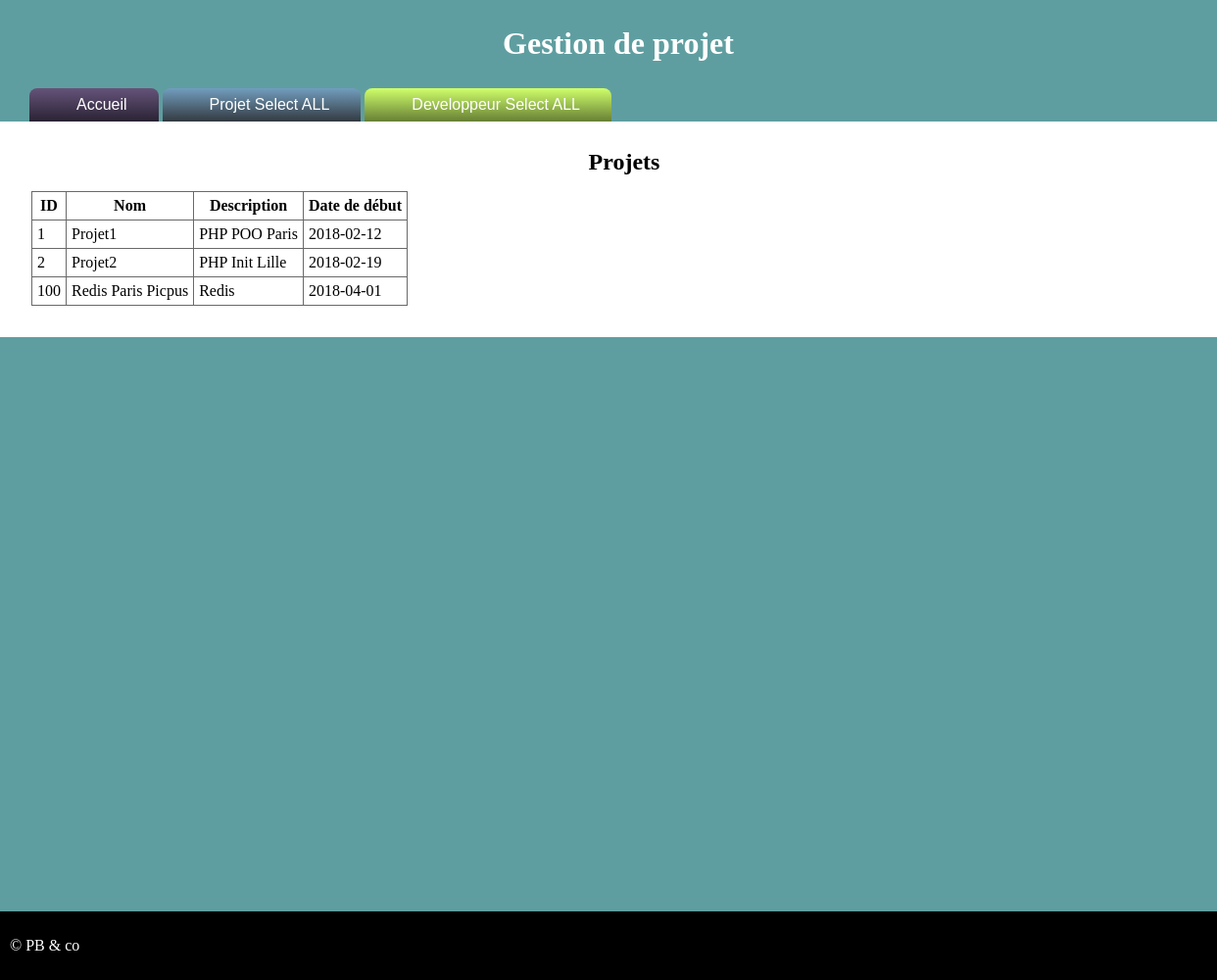
The app's page /controls/MainControl.php?action=ProjetSelectAll with its own data.
### tables this page shows
CREATE TABLE Projet (
  idProjet int(11) NOT NULL,
  nomProjet varchar(50) NOT NULL,
  dateDebut date NOT NULL,
  description varchar(400) NOT NULL
);

### daos/ProjetDAO.php (called while the page is built, shortened)
<?php
require_once '../entities/Projet.php';
class ProjetDAO {
    private $pdo;
    public function __construct(PDO $pdo) {
        $this->pdo = $pdo;
    }
    public function selectAll() {
        $liste = array();
        try {
            $sql = 'SELECT * FROM GestionProjet.Projet';
            $lrs = $this->pdo->query($sql);
            $lrs->setFetchMode(PDO::FETCH_ASSOC);
            while ($enr = $lrs->fetch()) {
                $objet = new Projet();
                $objet->setIdProjet($enr['idProjet']);
                $objet->setNomProjet($enr['nomProjet']);
                $objet->setDateDebut($enr['dateDebut']);
                $objet->setDescription($enr['description']);
                $liste[] = $objet;
            }
        } catch (PDOException $e) {
            $objet = null;
            $liste[] = $objet;
        }
        return $liste;
    }
}
?>

### entities/Projet.php (called while the page is built)
<?php
class Projet {
    private $idProjet;
    private $nomProjet;
    private $dateDebut;
    private $description;
    function __construct($idProjet = "", $nomProjet = "", $dateDebut = "", $description = "") {
        $this->idProjet = $idProjet;
        $this->nomProjet = $nomProjet;
        $this->dateDebut = $dateDebut;
        $this->description = $description;
    }
    public function setIdProjet($idProjet) {
        $this->idProjet = $idProjet;
    }
    public function setNomProjet($nomProjet) {
        $this->nomProjet = $nomProjet;
    }
    public function setDateDebut($dateDebut) {
        $this->dateDebut = $dateDebut;
    }
    public function setDescription($description) {
        $this->description = $description;
    }
    public function getIdProjet() {
        return $this->idProjet;
    }
    public function getNomProjet() {
        return $this->nomProjet;
    }
    public function getDateDebut() {
        return $this->dateDebut;
    }
    public function getDescription() {
        return $this->description;
    }
}
?>

### controls/MainControl.php (the view, shortened to what this page needs)
<?php
require_once '../daos/ProjetDAO.php';
require_once '../entities/Projet.php';
$pdo = Connexion::seConnecter("../conf/bd.ini");
$action = filter_input(INPUT_GET, "action");
switch ($action) {
    case "ProjetSelectAll":
        $lsContenu = "";
        $projetDAO = new ProjetDAO($pdo);
        $tLines = $projetDAO->selectAll($pdo);
        foreach ($tLines as $line) {
            $lsContenu .= "<tr>\n";
            $lsContenu .= "<td class='borde'>" . $line->getIdProjet() . "</td>\n";
            $lsContenu .= "<td class='borde'>" . $line->getNomProjet() . "</td>\n";
            $lsContenu .= "<td class='borde'>" . $line->getDescription() . "</td>\n";
            $lsContenu .= "<td class='borde'>" . $line->getDateDebut() . "</td>\n";
            $lsContenu .= "</tr>\n";
        }
        include '../boundaries/ProjetSelectAllIHM.php';
        break;
}
?>

### boundaries/ProjetSelectAllIHM.php (shortened to what this page needs)
<!DOCTYPE html>
<html>
    <head>
        <link rel="stylesheet" type="text/css" href="../css/main.css">
        <link rel="stylesheet" type="text/css" href="../css/nav.css">
    </head>
    <body>
        <header id="header">
            <?php
            include 'partials/Header.php';
            ?>
        </header>
        <nav id="nav">
            <?php
            include 'partials/Nav.php';
            ?>
        </nav>
        <article id="article">
            <h1>Projets</h1>
            <table>
                <thead>
                    <tr>
                        <th class='borde'>ID</th>
                        <th class='borde'>Nom</th>
                        <th class='borde'>Description</th>
                        <th class='borde'>Date de début</th>
                    </tr>
                </thead>
                <tbody>
                    <?php
                    echo $lsContenu;
                    ?>
                </tbody>
            </table>
        </article>
        <footer id="js-footer" class="footer">
            <?php
            include 'partials/Footer.php';
            ?>
        </footer>
    </body>
</html>

### boundaries/partials/Header.php (shortened to what this page needs)
<h1>Gestion de projet</h1>

### boundaries/partials/Nav.php (shortened to what this page needs)
<ul id="menu-demo2">
    <li><a href="../controls/MainControl.php">Accueil</a></li>
    <li><a href="../controls/MainControl.php?action=ProjetSelectAll" >Projet Select ALL</a>
    </li>
    <li><a href="../controls/DeveloppeurControl.php?action=DeveloppeurSelectAll" >Developpeur Select ALL</a>
    </li>
</ul>

### boundaries/partials/Footer.php (shortened to what this page needs)
&copy; PB & co

### css/main.css (style rules this page uses)
* { margin: 0px; padding: 0px; }
html { width: 100%; margin: 0px; padding: 0px; background: fuchsia; }
body { width: 100%; height: 1000px; background-color: cadetblue; }
#header { height: 70px; width: 100%; background: cadetblue; color: white; padding: 10px; }
.footer { background: black; color: white; height: 50px; line-height: 50px; width: 100%; padding: 10px; position: fixed; bottom:0; }
#article { width: 100%; background: white; padding: 1em; overflow: auto; }
ul li { list-style-type: none; padding-left: 1em; }
h1 { margin: 0.5em; text-align: center; }
table { border-collapse: collapse; margin: 1em; }
caption, th, td { border: 0px solid black; }
td, th { padding: 5px; }
a { text-decoration: none; color: dimgray; }
.borde { border: 1px solid dimgray; }

### css/nav.css (style rules this page uses)
nav { margin-left: 30px; }
#menu-demo2, #menu-demo2 ul { padding:0; list-style:none; //text-align:center; }
#menu-demo2 li { display:inline-block; position:relative; border-radius:8px 8px 0 0; }
#menu-demo2 li:first-child { background-color: #65537A; background-image:-webkit-linear-gradient(top, #65537A 0%, #2A2333 100%); background-image:linear-gradient(to bottom, #65537A 0%, #2A2333 100%); }
#menu-demo2 li:nth-child(2) { background-color: #729EBF; background-image: -webkit-linear-gradient(top, #729EBF 0%, #333A40 100%); background-image:linear-gradient(to bottom, #729EBF 0%, #333A40 100%); }
#menu-demo2 li:nth-child(3) { background-color: #F6AD1A; background-image:-webkit-linear-gradient(top, #F6AD1A 0%, #9F391A 100%); background-image:linear-gradient(to bottom, #F6AD1A 0%, #9F391A 100%); }
#menu-demo2 li:last-child { background-color: #CFFF6A; background-image:-webkit-linear-gradient(top, #CFFF6A 0%, #677F35 100%); background-image:linear-gradient(to bottom, #CFFF6A 0%, #677F35 100%); }
#menu-demo2 a { text-decoration:none; display:block; padding:8px 32px; color:#fff; font-family:arial; }

### records on screen
projet: idProjet "1", nomProjet "Projet1", description "PHP POO Paris", dateDebut "2018-02-12"
projet: idProjet "2", nomProjet "Projet2", description "PHP Init Lille", dateDebut "2018-02-19"
projet: idProjet "100", nomProjet "Redis Paris Picpus", description "Redis", dateDebut "2018-04-01"
